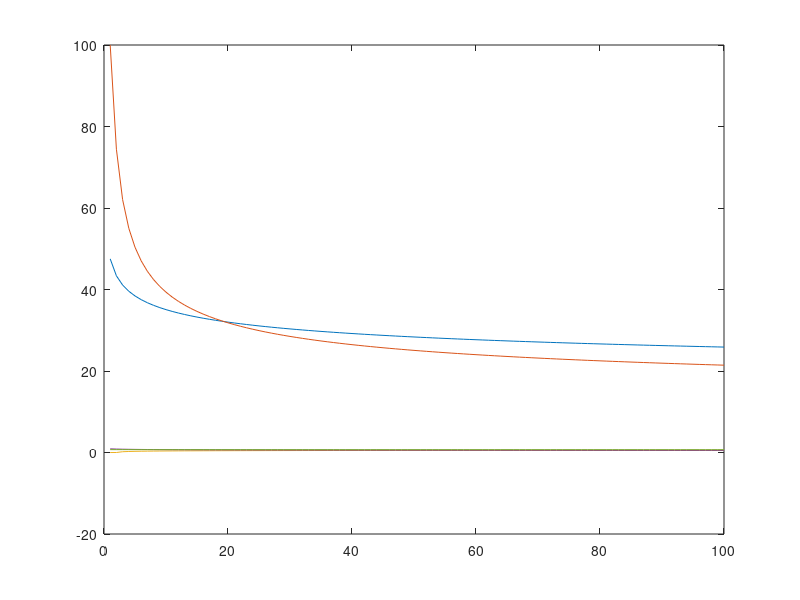

Write MATLAB code to recreate this figure.
t = 1:1:100

y1 = 47.516* power(t,-0.132)

c=1.25
k=1.84

y2 = 100*k./(power(log(t),c)+k)

y3 = power(1-power(2./t,0.099),0.51)

% power function
u=1.4
a=0.13
y4 = power(1 + u*t, -a)

% MCM exponential function
u1 = 0.704
a1 = 0.000319

u2 = 0.000145
a2 = 1.79e-07

y5 = u1*exp(-a1*t) + u1*u2*(exp(-a2*t)-exp(-a1*t))/(a1-a2)


plot(t,y1)
hold on
plot(t,y2)
hold on
plot(t,y3)
hold on
plot(t,y4)
hold on
plot(t, y5)

